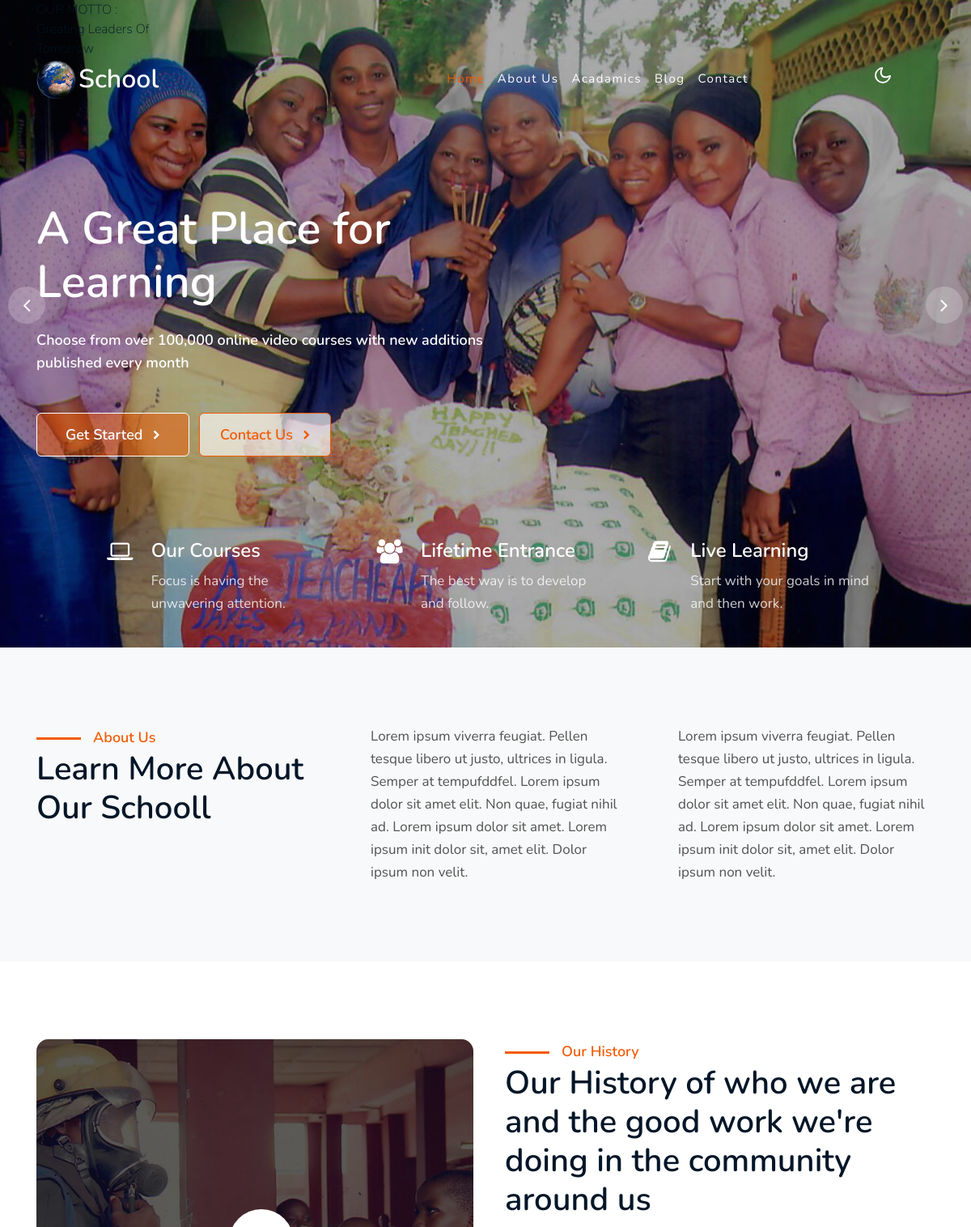
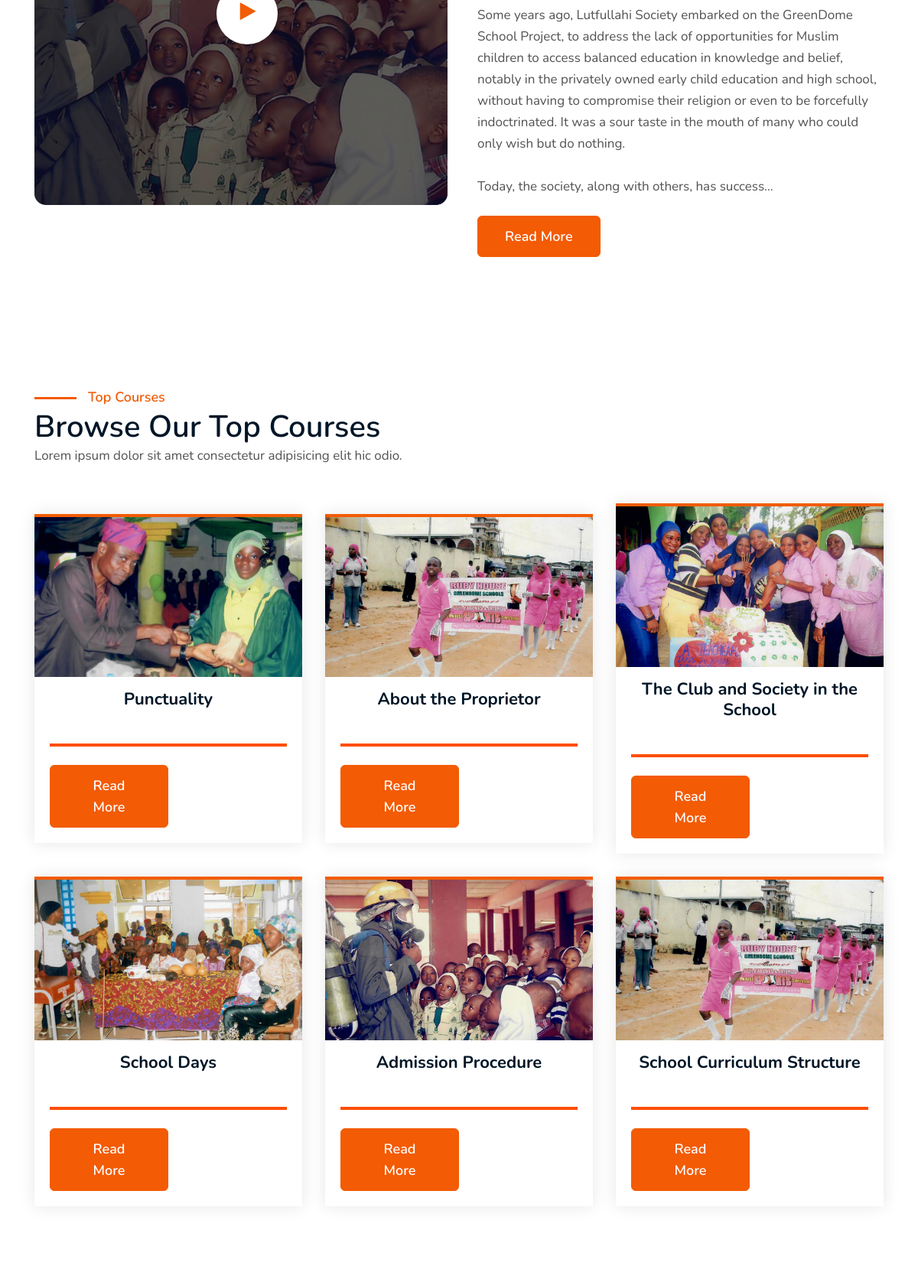
The page / (upper part) on the database its author committed (2 pictures, top to bottom).
### education/models.py (models this page shows, shortened)
class History(models.Model):
    title = models.CharField(max_length=550)
    slug = models.SlugField(max_length=550,null=True,blank=True)
    published = models.BooleanField(default=True,null=True,blank=True)
    flag = models.BooleanField(default=False,null=True,blank=True)
    date_posted = models.DateTimeField(default=datetime.now())
    leadimg = models.ImageField(default='myleadimg.jpg')
    body = RichTextField()
    class Meta:
        db_table = 'History'
        managed = True
        verbose_name = 'History'
        verbose_name_plural = 'History'

class Ourservice(models.Model):
    title = models.CharField(max_length=550)
    slug = models.SlugField(max_length=550,null=True,blank=True)
    published = models.BooleanField(default=True,null=True,blank=True)
    flag = models.BooleanField(default=False,null=True,blank=True)
    date_posted = models.DateTimeField(default=datetime.now())
    leadimg = models.ImageField(default='myleadimg.jpg')
    body = RichTextField()
    author = models.ForeignKey(User,on_delete=models.CASCADE)
    class Meta:
        db_table = 'Ourservice'
        managed = True
        verbose_name = 'Ourservice'
        verbose_name_plural = 'Ourservice'

### education/views.py (the view)
# urls.py: path('',views.index,name='index'),
def index(request):
    ourservice = Ourservice.objects.order_by('-date_posted').filter(published=True).filter(flag=False)[:6]
    testimonial = Testimonial.objects.order_by('-date_posted').filter(published=True)[:6]
    gallery = Gallery.objects.order_by('-date_posted').filter(published=True).filter(flag=False)[:6]
    history = History.objects.order_by('-date_posted').filter(published=True).filter(flag=False)[:1]
    blog = Blog.objects.order_by('-date_posted').filter(published=True).filter(flag=False)[:3]
    stats = Stats.objects.all()
    context = {
        'blog': blog,
        'gallery': gallery,
        'testimonial': testimonial,
        'history': history,
        'ourservice': ourservice,
        'stats': stats
    }
    return render(request,'education/index.html',context)

### templates/education/index.html (shortened to what this page needs)
{% extends "base.html" %}
{% load static %}
{% load humanize %}
{% block content %}
<section class="w3l-main-slider" id="home">
    <div class="companies20-content">
        <div class="owl-one owl-carousel owl-theme">
            <div class="item">
                <li>
                    <div class="slider-info banner-view bg bg2">
                        <div class="banner-info">
                            <div class="container">
                                <div class="banner-info-bg">
                                    <br>
                                    <h5>A Great Place for Learning</h5>
                                    <p class="mt-4 pr-lg-4">Choose from over 100,000 online video courses with new
                                        additions published every month</p>
                                    <a style="border-color: #fff!important; background-color: #f35b047a!important;" class="btn btn-style btn-primary mt-xl-5 mt-4 mr-2" href="{% url 'contact' %}"> Get
                                        Started <span class="fa fa-chevron-right ml-2"
                                            aria-hidden="true"></span></a>
                                    <a style="border-color: var(--primary-color); background-color: #ffffffa6;" class="btn btn-style btn-white mt-xl-5 mt-4 mr-2" href="{% url 'contact' %}"> Contact Us <span class="fa fa-chevron-right ml-2"aria-hidden="true"></span></a>
                                </div>
                            </div>
                        </div>
                    </div>
                </li>
            </div>
        </div>
        <div class="w3l-banner-grids">
            <div class="bangrids-inn">
                <div class="banhny-grid-1">
                    <div class="banhny-grid-icon">
                        <span class="fa fa-laptop"></span>
                    </div>
                    <div  class="banhny-grid-right-info">
                        <h6 style="font-size: 24px; font-weight: 600; color: #fff; text-transform: capitalize;">Our courses</a></h6>
                        <p>Focus is having the unwavering attention.</p>
                    </div>
                </div>
                <div class="banhny-grid-1">
                    <div class="banhny-grid-icon">
                        <span class="fa fa-users"></span>
                    </div>
                    <div class="banhny-grid-right-info">
                        <h6 style="font-size: 24px; font-weight: 600; color: #fff; text-transform: capitalize;">Lifetime entrance</h6>
                        <p>The best way is to develop and follow.</p>
                    </div>
                </div>
                <div class="banhny-grid-1">
                    <div class="banhny-grid-icon">
                        <span class="fa fa-book"></span>
                    </div>
                    <div class="banhny-grid-right-info">
                        <h6 style="font-size: 24px; font-weight: 600; color: #fff; text-transform: capitalize;">Live learning</h6>
                        <p>Start with your goals in mind and then work.</p>
                    </div>
                </div>
            </div>
        </div>
    </div>
</section>
<section>
    <div class="content-1 py-5">
    <div class="container py-md-5">
        <div class="row content-1-grids">
            <div class="col-lg-4 content-1-left forms-25-info">
                <div class="header-title">
                    <span class="sub-title">About Us</span>
                    <h3 class="hny-title">Learn More About Our Schooll</h3>
                </div>
            </div>
            <div class="col-lg-4 content-1-right pl-lg-5 mt-lg-0 mt-4">
                <p class="">Lorem ipsum viverra feugiat. Pellen tesque libero ut justo,
                    ultrices in ligula. Semper at tempufddfel. Lorem ipsum dolor sit amet
                    elit. Non quae, fugiat nihil ad. Lorem ipsum dolor sit amet. Lorem ipsum init
                    dolor sit, amet elit. Dolor ipsum non velit.
                </p>
            </div>
            <div class="col-lg-4 content-1-right pl-lg-5 mt-lg-0 mt-4">
                <p class="">Lorem ipsum viverra feugiat. Pellen tesque libero ut justo,
                    ultrices in ligula. Semper at tempufddfel. Lorem ipsum dolor sit amet
                    elit. Non quae, fugiat nihil ad. Lorem ipsum dolor sit amet. Lorem ipsum init
                    dolor sit, amet elit. Dolor ipsum non velit.
                </p>
            </div>
        </div>
    </div>
</div>
</section>
<section class="w3l-content-6">
    <div class="content-6-mian py-5">
        <div class="container py-lg-5">
            <div class="content-info-in row">
                    {% if history %}
                    {% for item in history %}
                        <div class="col-lg-6 w3l-videohny id="video">
                            <div  class="history-info position-relative">
                                <a href="#small-dialog" class="popup-with-zoom-anim play-view text-center pl-3">
                                    <span class="video-play-icon">
                                        <span class="fa fa-play"></span>
                                    </span>
                                </a>
                            </div>
                        </div>
                        <div class="col-lg-6 mt-lg-0 mt-5 about-right-faq align-self  pl-lg-4">
                            <div class="title-content text-left mb-2">
                                <h6 class="sub-title">Our History</h6>
                                <h3 class="hny-title">{{ item.title }}</h3>
                            </div>
                            <p class="mt-3">{{ item.body | truncatechars:500 | safe }}</p>
                            <a href="{% url 'history' item.slug %}" class="btn btn-style btn-primary mt-4">Read More</a>
                        </div>
                        {% endfor %}
                        {% endif %}
            </div>
        </div>
</section>
<div class="w3-services py-5">
    <div class="container py-lg-4">
        <div class="title-content text-left mb-lg-5 mb-4">
            <h6 class="sub-title">Top Courses</h6>
            <h3 class="hny-title">Browse Our Top Courses</h3>
            <p>Lorem ipsum dolor sit amet consectetur adipisicing elit hic odio.</p>
        </div>
        <div  class="row w3-services-grids">
            {% if ourservice %}
            {% for item in ourservice %}
            <div  class="col-lg-4 col-md-6 causes-grid">
                <div style="border-top: 4px solid #f35b04;"  class=" causes-grid-info">
                    <a href="{% url 'ourservices' item.slug %}"><img  src="{{item.leadimg.url}}" class="img-fuild" alt=""></a>
                    <a href="{% url 'ourservices' item.slug %}" class="cause-title-wrap">
                        <h4 style="color: var(--heading-color);"  class="cause-title text-center">{{ item.title }}<h4>
                    </a>
                    <div style=" padding: 20px;" class="barWrapper">
                        <div class="progress-box">
                            <div class="progress" data-value="60">
                                <div class="progress-bar" role="progressbar" aria-valuenow="60" aria-valuemin="0" aria-valuemax="100" style="width: 100%;">
                                </div>
                            </div>
                        </div>
                        <a href="{% url 'ourservices' item.slug %}" class="btn btn-style btn-primary mt-4">Read More</a>
                    </div>
                </div>
            </div>
            {% endfor %}
            {% endif %}
        </div>
    </div>
</div>
{% endblock content %}

### rows shown on the page
History: title "Our History of who we are and the good work we're doing in the community around us", body "Some years ago, Lutfullahi Society embarked on the GreenDome School Project, to address the lack of opportunities for Muslim children to access balanced education in knowledge and belief, notably in the privately owned early child education and high school, without having to compromise their religion or even to be forcefully indoctrinated. It was a sour taste in the mouth of many who could only wish but do nothing. Today, the society, along with others, has success…"
Ourservice: leadimg (picture), title "Punctuality"
Ourservice: leadimg (picture), title "About the Proprietor"
Ourservice: leadimg (picture), title "The Club and Society in the School"
Ourservice: leadimg (picture), title "School Days"
Ourservice: leadimg (picture), title "Admission Procedure"
Ourservice: leadimg (picture), title "School Curriculum Structure"
